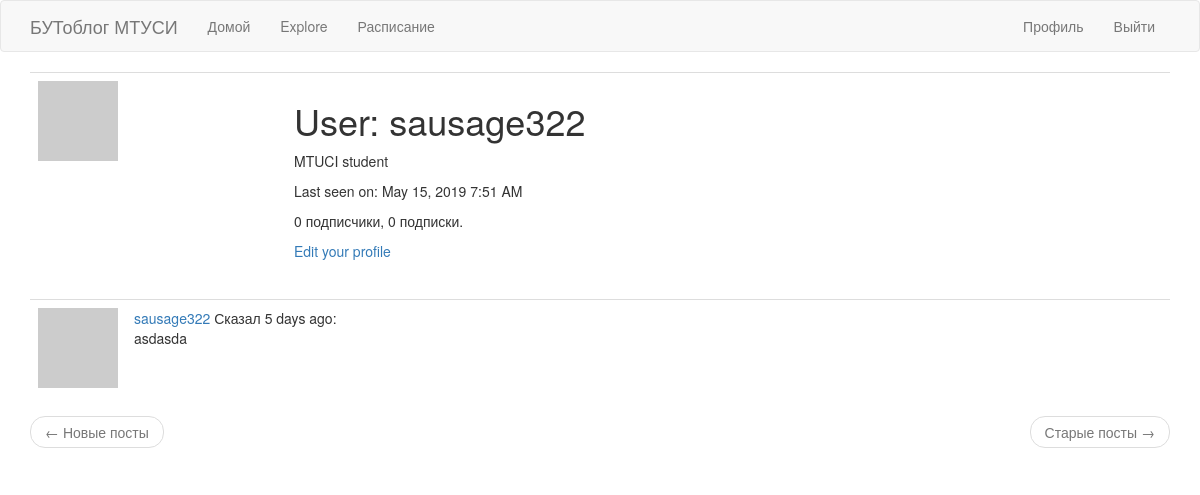
The app's page /user/sausage322 (signed in), older data.
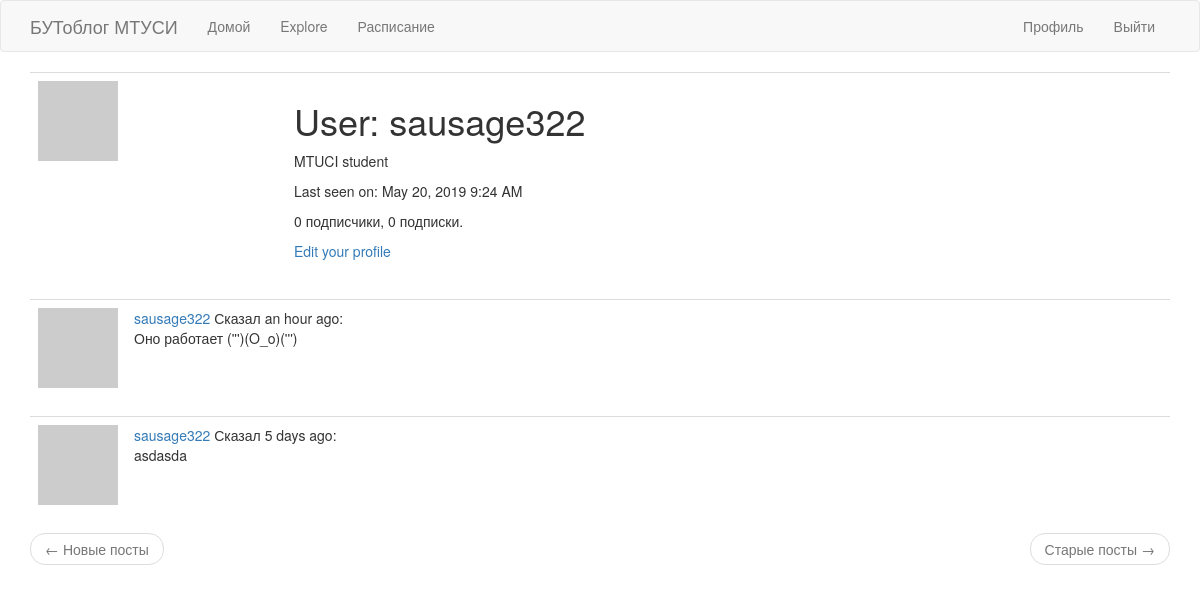
The same page, newer data.
### app/models.py (models this page shows, shortened)
class User(UserMixin, db.Model):
    id = db.Column(db.Integer, primary_key=True)
    username = db.Column(db.String(64), index=True, unique=True)
    email = db.Column(db.String(120), index=True, unique=True)
    password_hash = db.Column(db.String(128))
    posts = db.relationship('Post', backref='author', lazy='dynamic')
    about_me = db.Column(db.String(140))
    last_seen = db.Column(db.DateTime, default=datetime.utcnow)
    followed = db.relationship(
        'User', secondary=followers,
        primaryjoin=(followers.c.follower_id == id),
        secondaryjoin=(followers.c.followed_id == id),
        backref=db.backref('followers', lazy='dynamic'), lazy='dynamic')
    def avatar(self, size):
        digest = md5(self.email.lower().encode('utf-8')).hexdigest()
        return 'https://www.gravatar.com/avatar/{}?d=identicon&s={}'.format(
            digest, size)

class Post(db.Model):
    id = db.Column(db.Integer, primary_key=True)
    body = db.Column(db.String(140))
    timestamp = db.Column(db.DateTime, index=True, default=datetime.utcnow)
    user_id = db.Column(db.Integer, db.ForeignKey('user.id'))

### app/routes.py (the view)
@app.route('/user/<username>')
@login_required
def user(username):
    user = User.query.filter_by(username=username).first_or_404()
    page = request.args.get('page', 1, type=int)
    posts = user.posts.order_by(Post.timestamp.desc()).paginate(
        page, app.config['POSTS_PER_PAGE'], False)
    next_url = url_for('user', username=user.username, page=posts.next_num) \
        if posts.has_next else None
    prev_url = url_for('user', username=user.username, page=posts.prev_num) \
        if posts.has_prev else None
    return render_template('user.html', user=user, posts=posts.items,
                           next_url=next_url, prev_url=prev_url)

### app/models.py (called while the page is built)
@login.user_loader
def load_user(id):
    return User.query.get(int(id))

### app/routes.py (called while the page is built)
@app.before_request
def before_request():
    if current_user.is_authenticated:
        current_user.last_seen = datetime.utcnow()
        db.session.commit()

### app/templates/user.html
{% extends "base.html" %}
{% block app_content %}
    <table class="table table-hover">
        <tr>
            <td width="256px"><img src="{{ user.avatar(256) }}"></td>
            <td>
                <h1>User: {{ user.username }}</h1>
                {% if user.about_me %}<p>{{ user.about_me }}</p>{% endif %}
                {% if user.last_seen %}
                <p>Last seen on: {{ moment(user.last_seen).format('LLL') }}</p>
                {% endif %}
                <p>{{ user.followers.count() }} подписчики, {{ user.followed.count() }} подписки.</p>
                {% if user == current_user %}
                <p><a href="{{ url_for('edit_profile') }}">Edit your profile</a></p>
                {% elif not current_user.is_following(user) %}
                <p><a href="{{ url_for('follow', username=user.username) }}">Подписаться</a></p>
                {% else %}
                <p><a href="{{ url_for('unfollow', username=user.username) }}">Отписаться</a></p>
                {% endif %}
            </td>
        </tr>
    </table>
    {% for post in posts %}
        {% include '_post.html' %}
    {% endfor %}
    <nav aria-label="...">
        <ul class="pager">
            <li class="previous{% if not prev_url %} disabled{% endif %}">
                <a href="{{ prev_url or '#' }}">
                    <span aria-hidden="true">&larr;</span> Новые посты
                </a>
            </li>
            <li class="next{% if not next_url %} disabled{% endif %}">
                <a href="{{next_url or '#' }}">
                    Старые посты <span aria-hidden="true">&rarr;</span>
                </a>
            </li>
        </ul>
    </nav>
{% endblock %}

### app/templates/base.html (shortened to what this page needs)
{% extends 'bootstrap/base.html' %}
{% block navbar %}
    <nav class="navbar navbar-default">
        <div class="container">
            <div class="navbar-header">
                <a class="navbar-brand" href="{{ url_for('index') }}">БУТоблог МТУСИ</a>
            </div>
            <div class="collapse navbar-collapse" id="bs-example-navbar-collapse-1">
                <ul class="nav navbar-nav">
                    <li><a href="{{ url_for('index') }}">Домой</a></li>
                    <li><a href="{{ url_for('explore') }}">Explore</a></li>
                    <li><a href="{{ url_for('timetable') }}">Расписание</a></li>
                </ul>
                <ul class="nav navbar-nav navbar-right">
                    {% if current_user.is_anonymous %}
                    <li><a href="{{ url_for('login') }}">Логин</a></li>
                    {% else %}
                    <li><a href="{{ url_for('user', username=current_user.username) }}">Профиль</a></li>
                    <li><a href="{{ url_for('logout') }}">Выйти</a></li>
                    {% endif %}
                </ul>
            </div>
        </div>
    </nav>
{% endblock %}
{% block content %}
    <div class="container">
        {% block app_content %}{% endblock %}
    </div>
{% endblock %}

### app/templates/_post.html
    <table class="table table-hover">
        <tr>
            <td width="70px">
                <a href="{{ url_for('user', username=post.author.username) }}">
                    <img src="{{ post.author.avatar(70) }}" />
                </a>
            </td>
            <td>
                <a href="{{ url_for('user', username=post.author.username) }}">
                    {{ post.author.username }}
                </a>
                Сказал {{ moment(post.timestamp).fromNow() }}:
                <br>
                {{ post.body }}
            </td>
        </tr>
    </table>

Row changes from the older to the newer data that the page shows:
changed User "sausage322": last_seen "May 15, 2019 7:51 AM" → "May 20, 2019 9:24 AM"
added Post: author.username "sausage322", timestamp "an hour ago", body "Оно работает (''')(O_o)(''')"
